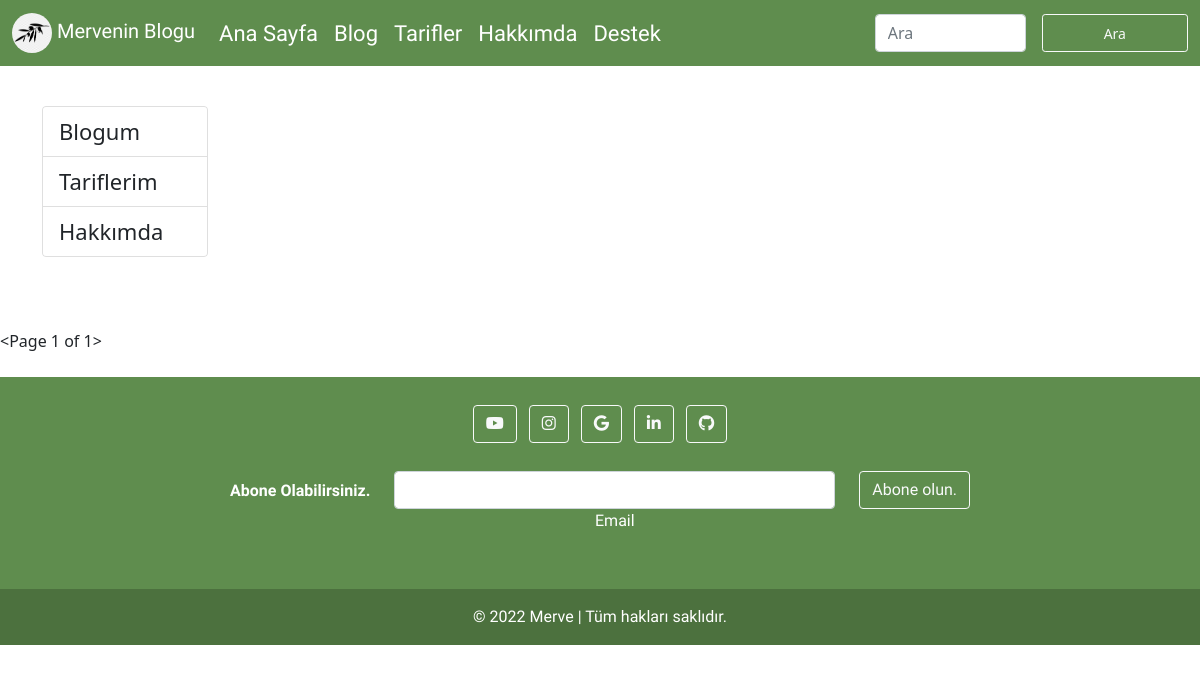
The app's page /blogs, older data.
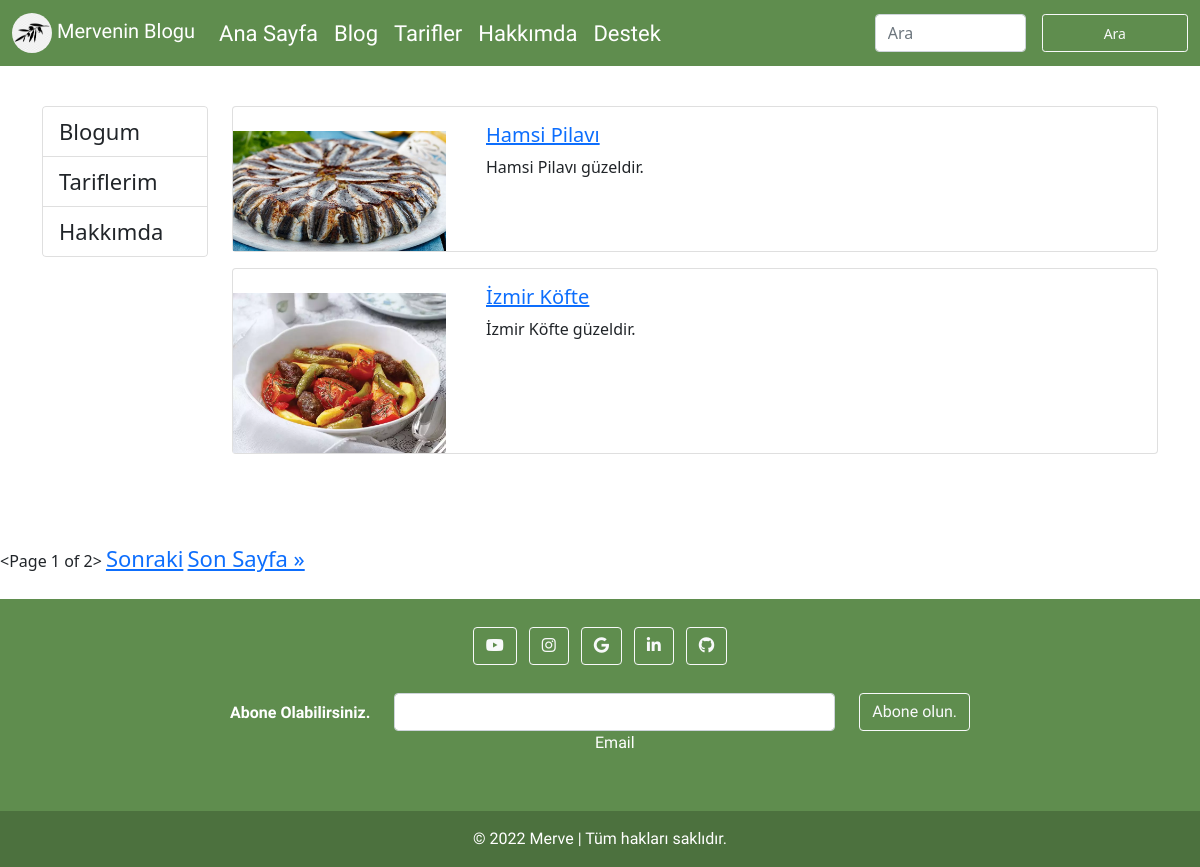
The same page, newer data.
### blog/models.py (models this page shows, shortened)
class BlogEntry(models.Model):
    title = models.CharField(max_length=200)
    image = models.ImageField(upload_to='blogs')
    description = models.TextField()
    entry = models.TextField()
    video=models.URLField(null=True)
    slug=models.SlugField(null=True, blank=True,unique=True, db_index=True)
    isActive = models.BooleanField()
    isHome = models.BooleanField()

### blog/views.py (the view)
# urls.py: path("blogs", views.blogs, name='blogs'),
def blogs(request):
    blog=BlogEntry.objects.all()
    p=Paginator(blog,2)
    page=request.GET.get('page')
    contexts=p.get_page(page)
    return render(request, "blog/blogs.html", {
        "blogs":blog,
        "contexts":contexts,
    })

### blog/templates/blog/blogs.html (shortened to what this page needs)
{% extends 'base.html' %}
{% load static %}
{% block css_files %}
<link rel="stylesheet" href="{% static 'blog/css/style.css'%}">
{% endblock css_files %}
{% block Content %}
<br>
<div class="container mt-3">
    <div class="row">
        <div class="col-2">
            {% include 'partials/_categories.html' %}
        </div>
        <div class="col-10">
            {% for blog in contexts.object_list %}
            {% if blog.isActive %}
            {% include 'blog/partials/_blogs.html' %}
            {% endif %}
            {% endfor %}
        </div>
    </div>
</div>
<br>
<br>
<br>
{{contexts}}
{% if contexts.has_next %}
<a href="?page={{contexts.next_page_number}}">Sonraki</a>
<a href="?page={{contexts.paginator.num_pages}}">Son Sayfa &raquo</a>
{% endif %}
<br>
<br>
{% endblock Content %}

### blog/templates/blog/partials/_blogs.html
{% load static %}
<div class="card mb-3">
    <div class="row">
        <div class="col-md-3">
            <img class ="img-fluid mt-4" src="{{blog.image.url}}" alt="">
        </div>
        <div class="col-md-9">
            <div class="card-body">
                <a href="{% url 'blog_details' blog.id %}">
                    <h5 class="card-title">{{blog.title}}</h5>
                </a>
                <p class="card-text">
                    {{blog.description}}
                </p>
            </div>
        </div>
    </div>
</div>

Row changes from the older to the newer data that the page shows:
added BlogEntry: image (picture), title "Hamsi Pilavı", description "Hamsi Pilavı güzeldir."
added BlogEntry: image (picture), title "İzmir Köfte", description "İzmir Köfte güzeldir."
Text that changed along with them:
{{ contexts }}: "<Page 1 of 1>" → "<Page 1 of 2>"
text now shown: "Sonraki Son Sayfa »"
